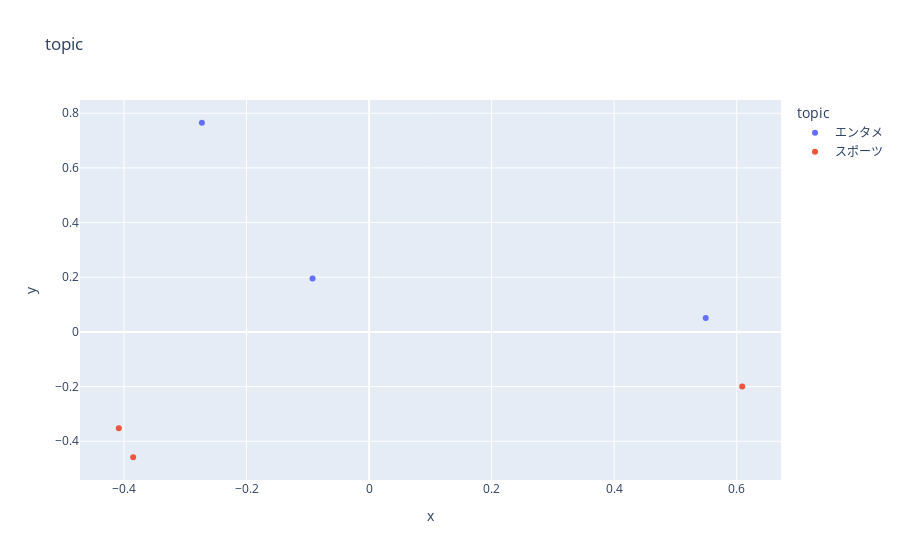

Notebook code cell kept with this figure:
### Code cell
hero.scatterplot(df, 'pca', color='topic', title='topic')

### Figure 1 — Plotly figure (JSON) as saved in the notebook; plotly's stock layout.template omitted (floating-point values rounded to 4 significant figures)
{"data": [{"hovertemplate": "topic=エンタメ<br>x=%{x}<br>y=%{y}<extra></extra>", "legendgroup": "エンタメ", "marker": {"color": "#636efa", "symbol": "circle"}, "mode": "markers", "name": "エンタメ", "orientation": "v", "showlegend": true, "type": "scatter", "x": [0.5495, -0.09217, -0.2728], "xaxis": "x", "y": [0.05081, 0.195, 0.7651], "yaxis": "y"}, {"hovertemplate": "topic=スポーツ<br>x=%{x}<br>y=%{y}<extra></extra>", "legendgroup": "スポーツ", "marker": {"color": "#EF553B", "symbol": "circle"}, "mode": "markers", "name": "スポーツ", "orientation": "v", "showlegend": true, "type": "scatter", "x": [-0.4084, 0.609, -0.385], "xaxis": "x", "y": [-0.3526, -0.1999, -0.4584], "yaxis": "y"}], "layout": {"legend": {"title": {"text": "topic"}, "tracegroupgap": 0}, "title": {"text": "topic"}, "xaxis": {"anchor": "y", "domain": [0, 1], "title": {"text": "x"}}, "yaxis": {"anchor": "x", "domain": [0, 1], "title": {"text": "y"}}}}
